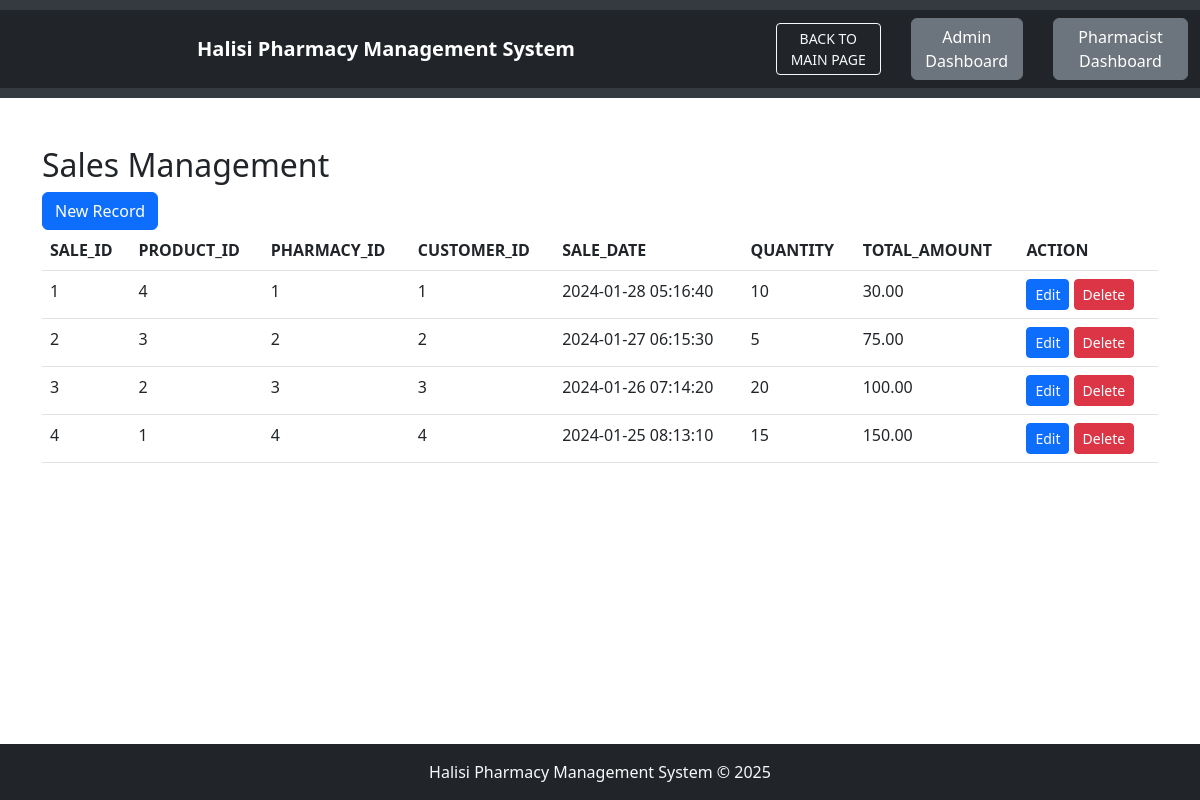
Page /sales_management/sales.php on the committed database.
### tables this page shows
CREATE TABLE `sales` (
  `sale_id` int(11) NOT NULL,
  `product_id` int(11) NOT NULL,
  `pharmacy_id` int(11) NOT NULL,
  `customer_id` int(11) NOT NULL,
  `sale_date` timestamp NOT NULL DEFAULT current_timestamp(),
  `quantity` int(11) NOT NULL,
  `total_amount` decimal(10,2) NOT NULL
);

### sales_management/sales.php (the view, shortened to what this page needs)
<!DOCTYPE html>
<html lang="en">
<head>
    <link rel="stylesheet" href="/PHARMACY/bootstrap-5.2.3-dist/css/bootstrap.min.css">
</head>
<body>
    <div class="container my-5">
        <h2>Sales Management</h2>
        <a class="btn btn-primary" href="/PHARMACY/sales_management/create.php" role="button">New Record</a>
        <br>
        <table class="table">
            <thead>
                <tr>
                    <th>SALE_ID</th>
                    <th>PRODUCT_ID</th>
                    <th>PHARMACY_ID</th>
                    <th>CUSTOMER_ID</th>
                    <th>SALE_DATE</th>
                    <th>QUANTITY</th>
                    <th>TOTAL_AMOUNT</th>
                    <th>ACTION</th>
                </tr>
            </thead>
            <tbody>
                <?php
                $servername = "localhost";
                $username = "root";
                $password = "";
                $dbname = "HALISI_PHARMACY_MGT_SYS";
                $conn = new mysqli($servername, $username, $password, $dbname);
                $sql = "SELECT * FROM sales";
                $result = $conn->query($sql);
                while($row = $result->fetch_assoc()) {
                    echo "
                    <tr>
                    <td>$row[sale_id]</td>
                    <td>$row[product_id]</td>
                    <td>$row[pharmacy_id]</td>
                    <td>$row[customer_id]</td>
                    <td>$row[sale_date]</td>
                    <td>$row[quantity]</td>
                    <td>$row[total_amount]</td>
                    <td>
                    <a class='btn btn-primary btn-sm' href='/PHARMACY/sales_management/edit.php?sale_id=$row[sale_id]'>Edit</a>
                    <a class='btn btn-danger btn-sm' href='/PHARMACY/sales_management/delete.php?sale_id=$row[sale_id]'>Delete</a>
                    </td>
                </tr>
                    ";
                }
                ?>
            </tbody>
        </table>
    </div>
</body>
</html>

### sales_management/footer.php (style rules this page uses)
body { display: flex; flex-direction: column; min-height: 100vh; margin: 0; }

### rows in the picture
sales: sale_id "1", product "4", pharmacy "1", customer "1", sale_date "2024-01-28 05:16:40", quantity "10", total_amount "30.00"
sales: sale_id "2", product "3", pharmacy "2", customer "2", sale_date "2024-01-27 06:15:30", quantity "5", total_amount "75.00"
sales: sale_id "3", product "2", pharmacy "3", customer "3", sale_date "2024-01-26 07:14:20", quantity "20", total_amount "100.00"
sales: sale_id "4", product "1", pharmacy "4", customer "4", sale_date "2024-01-25 08:13:10", quantity "15", total_amount "150.00"
